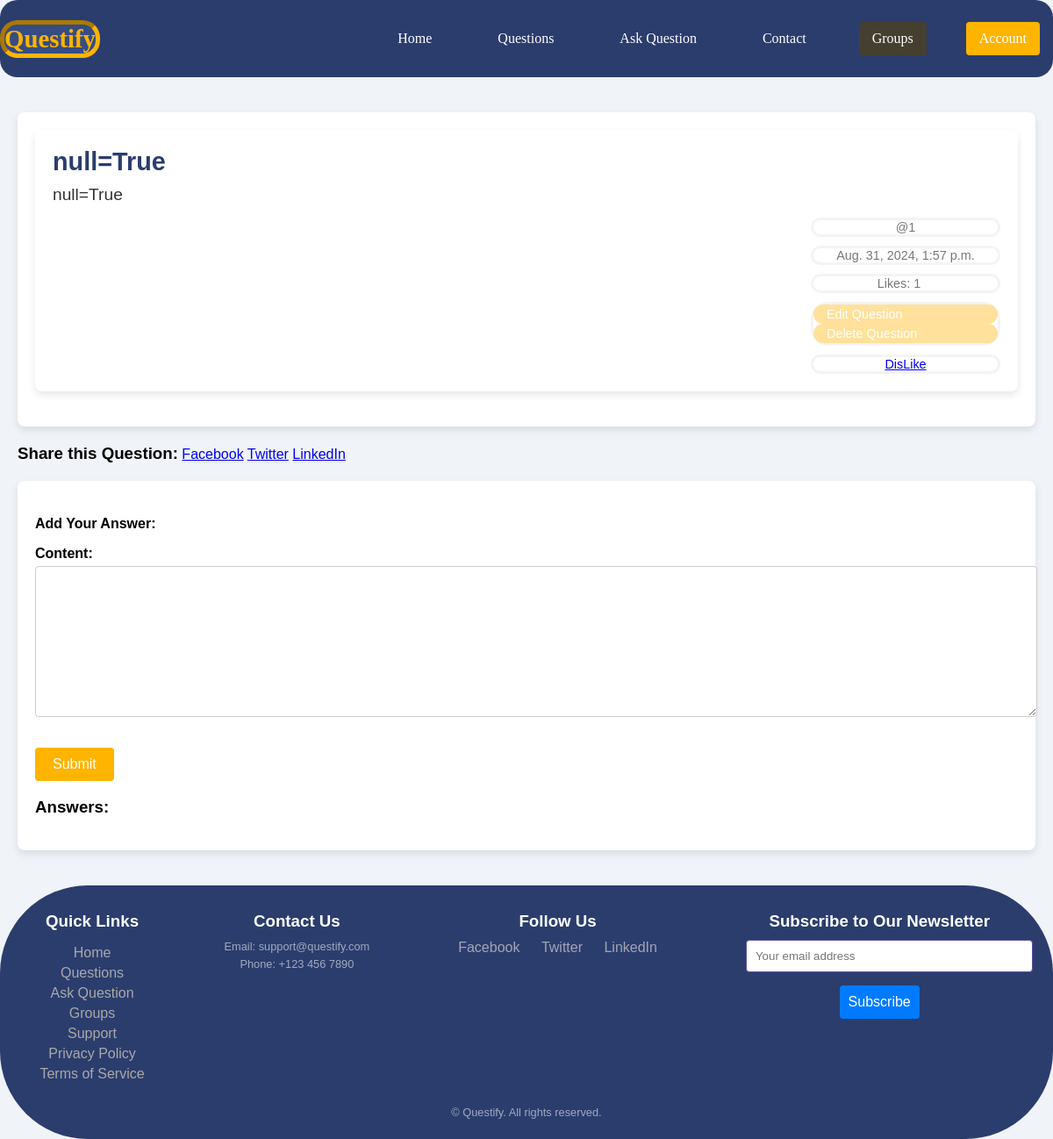
The page /ask/question/1 (signed in) on the database its author committed.
### ask/models.py (models this page shows, shortened)
class Question(models.Model):
    title      = models.CharField(max_length=40 , unique=True )
    content    = models.TextField(max_length=  40, blank=True  )
    rating     = models.IntegerField(null=True, blank=True)
    created_at = models.DateTimeField(auto_now=True,auto_created=True,null=True, blank=True)
    last_edit  = models.DateTimeField(auto_created=True,null=True, blank=True)
    user       = models.ForeignKey(User,on_delete=models.CASCADE,related_name="Question_user")
    like       = models.ManyToManyField(User , blank=True ,related_name="Question_like")
    group      = models.ForeignKey(Group ,on_delete=models.CASCADE, blank=True ,null=True,related_name="group_question")
    class Meta:
        get_latest_by =  'created_at'

### ask/views.py (the view)
# urls.py: path('question/<int:id>',views.question_detail,name='question_detail'),
@login_required
def question_detail(request, id):
    question = get_object_or_404(Question, pk=id)
    answers = Answer.objects.filter(question=question)
    if request.method == 'POST':
        form = AnswerForm(request.POST)
        if form.is_valid():
            answer = form.save(commit=False)
            answer.user = request.user
            answer.question = question
            answer.save()
            return redirect('ask:question_detail', id=question.pk)
    else:
        form = AnswerForm()
    return render(request, 'ask/question_detail.html', {'question': question,'answers': answers,'form': form})

### ask/form.py
class AnswerForm(forms.ModelForm):
    class Meta:
        model  = Answer
        fields =['content']

### ask/templates/ask/question_detail.html (shortened to what this page needs)
{% extends "base.html" %}
{% block body %}
    <main>
        <section class="question-detail">
            <div class="question-box">
                <h2 class="question-title">{{question.title}}</h2>
                <p class="question-description">{{question.content}}</p>
                <p class="question-meta">@{{question.user}}</p>
                <p class="question-meta">{{question.created_at}}</p>
                <div class="question-meta">
                    <span class="likes">Likes: {{question.like.count}}</span>
                </div>
                {% if request.user == question.user %}
                <div class="question-meta">
                    <a href="{% url 'ask:edit_question' question.id %}"class="modify_quest">Edit Question</a>
                    <a onclick="return confirm('هل أنت متأكد أنك تريد حذف هذا السؤال؟');" href="{% url 'ask:delete_question' question.id %}" class="modify_quest" >Delete Question</a>
                </div>
                {% endif %}
                <div class="question-meta">
                    {% if request.user in question.like.all %}
                    <a href="{% url "ask:question_like" question.id %}"> DisLike</a>
                    {% else %}
                    <a href="{% url "ask:question_like" question.id %}">Like </a>
                    {% endif %}
                </div>
                    </section>
            <section class="social-share">
                <h3 style="display:inline;" >Share this Question:</h3>
                <a  href="https://www.facebook.com/sharer/sharer.php?u=URL" target="_blank">Facebook</a>
                <a  href="https://twitter.com/intent/tweet?url=URL" target="_blank">Twitter</a>
                <a  href="https://www.linkedin.com/shareArticle?url=URL" target="_blank">LinkedIn</a>
            </section>
            <section class="question-detail">
                <section class="answers">
                    <form method="post">
                        <label for="answer">Add Your Answer:</label>
                        {{ form.as_p }}
                        <button type="submit">Submit</button>
                    </form>
                    <h3>Answers:</h3>
            </section>
        </section>
    </main>
    {% endblock body %}

### static/style.css (style rules this page uses)
body { font-family: 'Arial', sans-serif; margin: 0; padding: 0; background-color: #f0f4f8; }
main { padding: 20px; }
form label { display: block; margin: 15px 0 5px; font-weight: bold; }
form input, form textarea { width: 100%; padding: 10px; margin-bottom: 15px; border: 1px solid #ccc; border-radius: 4px; margin-bottom: 15px; }
.question-box { background-color: #ffffff; padding: 20px; border-radius: 8px; box-shadow: 0 4px 8px rgba(0, 0, 0, 0.1); position: relative; transition: transform 0.3s ease; }
.question-detail { background-color: #ffffff; padding: 20px; margin: 20px 0; border-radius: 8px; box-shadow: 0 4px 8px rgba(0, 0, 0, 0.1); }
.question-box { margin-bottom: 20px; }
.question-title { font-size: 1.8em; color: #2a3d6d; margin: 0 0 10px; }
.question-description { font-size: 1.2em; color: #333; margin: 0 0 15px; }
.question-meta { font-size: 0.9em; color: #777; margin: 10px 0 0 80%; border-width: auto; border-color: #1a2a440d; border-style:solid; text-align: center; border-radius: 20px; }
.likes, .views, .asked-by { display: inline-block; margin-right: 15px; }
.answers { margin-top: 20px; }
form button { background-color: #ffb400; color: white; border: none; padding: 10px 20px; border-radius: 4px; cursor: pointer; font-size: 1em; }
.modify_quest { background-color: #ffe19b; color: white; padding: 10px 15px; border-radius: 100px; cursor: pointer; display: flex; width: auto; align-items: center; text-decoration: none; height: 2px; }

### rows shown on the page
Question: title "null=True", content "null=True", user "1", created_at "Aug. 31, 2024, 1:57 p.m.", like.count "1"
